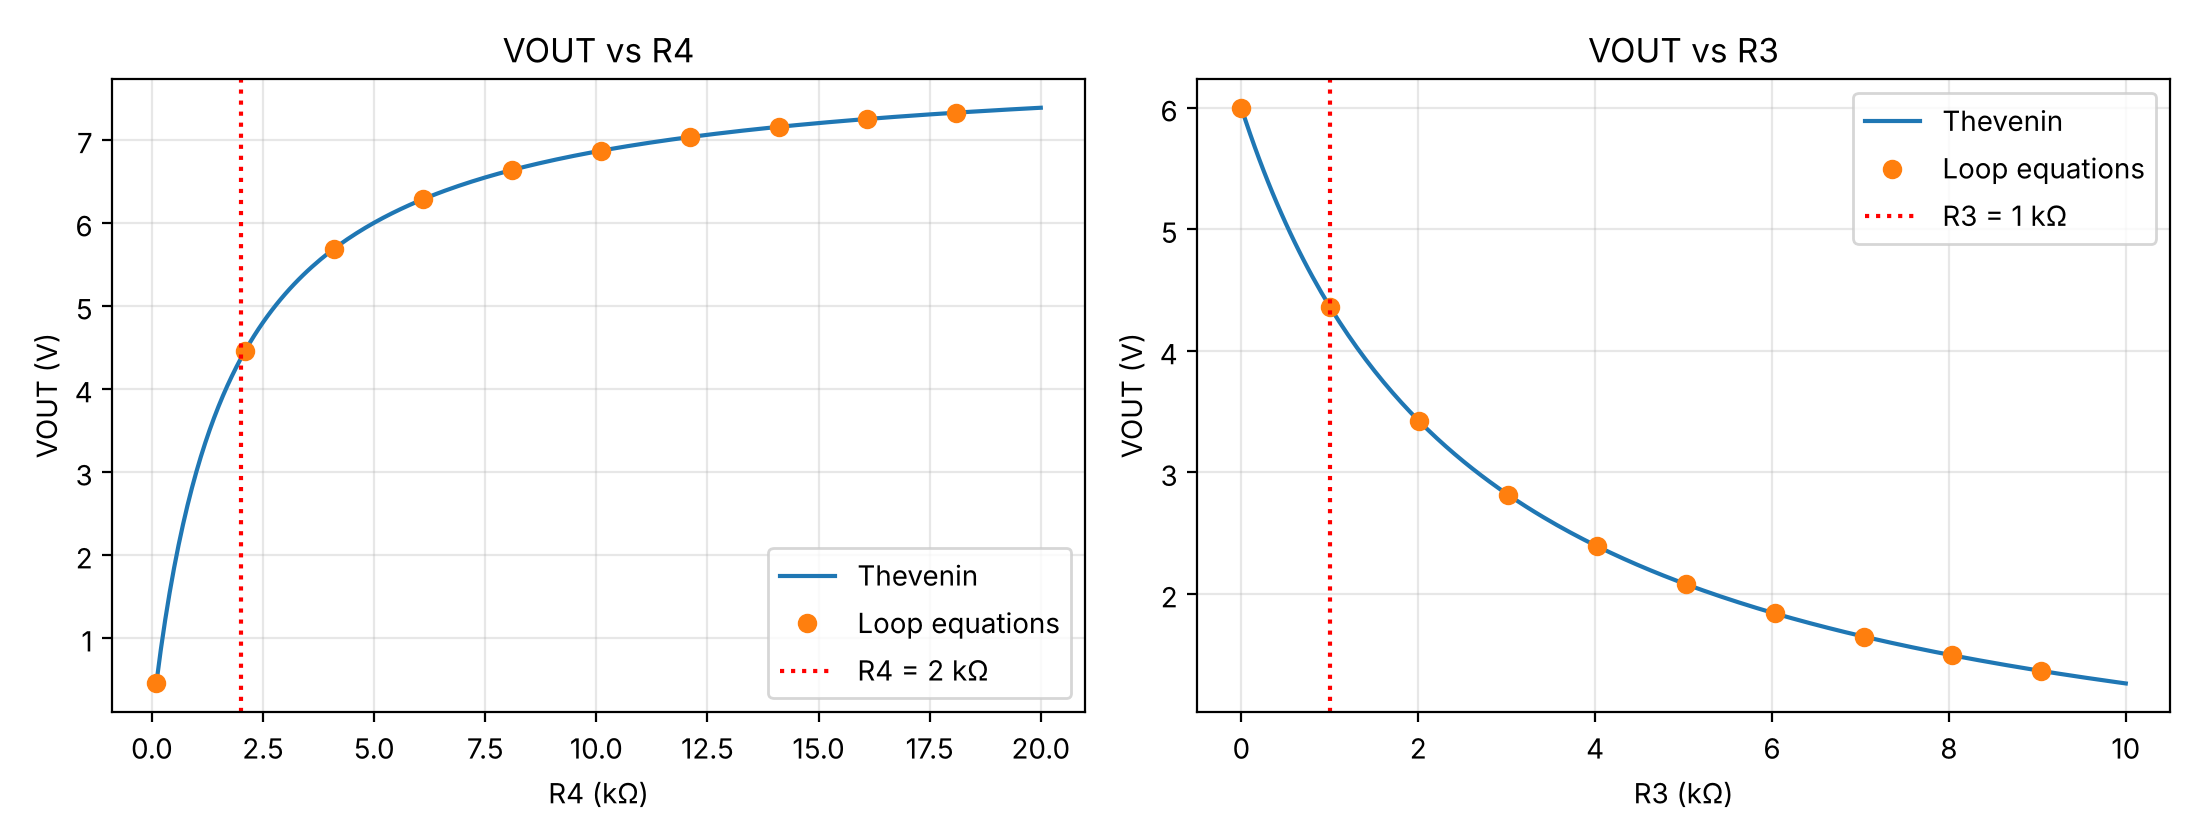

Write Python code to recreate this figure.
import numpy as np
import matplotlib.pyplot as plt


def thevenin_voltage(V, R1, R2):
    # Open-circuit voltage at X-Y, by the voltage divider rule
    return V * R2 / (R1 + R2)


def thevenin_resistance(R1, R2):
    # Source shorted, R1 in parallel with R2
    return R1 * R2 / (R1 + R2)


def vout_thevenin(V, R1, R2, R3, R4):
    # VOUT = VTH * R4 / (RTH + R3 + R4)
    VTH = thevenin_voltage(V, R1, R2)
    RTH = thevenin_resistance(R1, R2)
    return VTH * R4 / (RTH + R3 + R4)


def vout_mesh(V, R1, R2, R3, R4):
    # The hard way: two loop equations solved together
    #   V = I1(R1 + R2) - I2*R2
    #   0 = -I1*R2 + I2(R2 + R3 + R4)
    A = np.array([[R1 + R2, -R2],
                  [-R2, R2 + R3 + R4]])
    b = np.array([V, 0.0])
    I1, I2 = np.linalg.solve(A, b)
    return I2 * R4


def print_results(V, R1, R2, R3, R4):
    VTH = thevenin_voltage(V, R1, R2)
    print(f"VTH = {V} x {R2:.0f} / ({R1:.0f} + {R2:.0f}) = {VTH:.3f} V")

    RTH = thevenin_resistance(R1, R2)
    print(f"RTH = {R1:.0f} x {R2:.0f} / ({R1:.0f} + {R2:.0f}) = {RTH:.1f} ohm")

    VOUT = vout_thevenin(V, R1, R2, R3, R4)
    print(f"VOUT = {VTH:.3f} x {R4:.0f} / ({RTH:.1f} + {R3:.0f} + {R4:.0f}) = {VOUT:.4f} V")

    VOUT_mesh = vout_mesh(V, R1, R2, R3, R4)
    print(f"Loop-equation check: VOUT = {VOUT_mesh:.4f} V")


def plot_results(V, R1, R2, R3, R4):
    R4_sweep = np.linspace(100, 20e3, 200)
    R3_sweep = np.linspace(0, 10e3, 200)

    R4_dots = R4_sweep[::20]
    R3_dots = R3_sweep[::20]
    mesh_R4 = [vout_mesh(V, R1, R2, R3, r) for r in R4_dots]
    mesh_R3 = [vout_mesh(V, R1, R2, r, R4) for r in R3_dots]

    plt.figure(figsize=(11, 4.2))

    plt.subplot(1, 2, 1)
    plt.plot(R4_sweep / 1e3, vout_thevenin(V, R1, R2, R3, R4_sweep), label="Thevenin")
    plt.plot(R4_dots / 1e3, mesh_R4, "o", label="Loop equations")
    plt.axvline(R4 / 1e3, linestyle=":", color="red", label="R4 = 2 kΩ")
    plt.xlabel("R4 (kΩ)")
    plt.ylabel("VOUT (V)")
    plt.title("VOUT vs R4")
    plt.legend()
    plt.grid(alpha=0.3)

    plt.subplot(1, 2, 2)
    plt.plot(R3_sweep / 1e3, vout_thevenin(V, R1, R2, R3_sweep, R4), label="Thevenin")
    plt.plot(R3_dots / 1e3, mesh_R3, "o", label="Loop equations")
    plt.axvline(R3 / 1e3, linestyle=":", color="red", label="R3 = 1 kΩ")
    plt.xlabel("R3 (kΩ)")
    plt.ylabel("VOUT (V)")
    plt.title("VOUT vs R3")
    plt.legend()
    plt.grid(alpha=0.3)

    plt.tight_layout()
    plt.savefig("circuit3_thevenin.png", dpi=200)
    plt.show()


def main():
    V, R1, R2, R3, R4 = 12.0, 1e3, 2e3, 1e3, 2e3
    print_results(V, R1, R2, R3, R4)
    plot_results(V, R1, R2, R3, R4)


if __name__ == "__main__":
    main()
